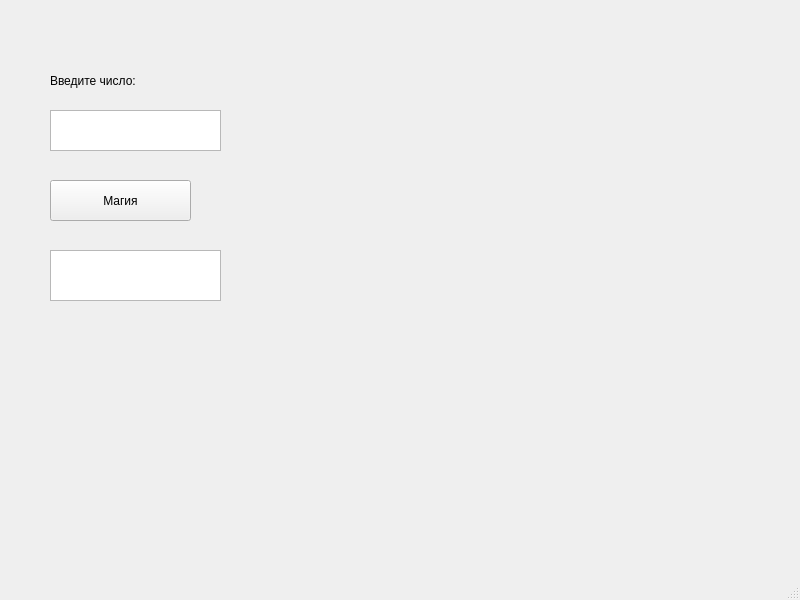
<?xml version="1.0" encoding="UTF-8"?>
<ui version="4.0">
 <class>MainWindow</class>
 <widget class="QMainWindow" name="MainWindow">
  <property name="geometry">
   <rect>
    <x>0</x>
    <y>0</y>
    <width>800</width>
    <height>600</height>
   </rect>
  </property>
  <property name="windowTitle">
   <string>MainWindow</string>
  </property>
  <widget class="QWidget" name="centralwidget">
   <widget class="QLabel" name="label">
    <property name="geometry">
     <rect>
      <x>50</x>
      <y>60</y>
      <width>171</width>
      <height>41</height>
     </rect>
    </property>
    <property name="text">
     <string>Введите число:</string>
    </property>
   </widget>
   <widget class="QTextEdit" name="textEdit">
    <property name="geometry">
     <rect>
      <x>50</x>
      <y>110</y>
      <width>171</width>
      <height>41</height>
     </rect>
    </property>
   </widget>
   <widget class="QPushButton" name="pushButton">
    <property name="geometry">
     <rect>
      <x>50</x>
      <y>180</y>
      <width>141</width>
      <height>41</height>
     </rect>
    </property>
    <property name="text">
     <string>Магия</string>
    </property>
   </widget>
   <widget class="QTextEdit" name="textEdit_2">
    <property name="geometry">
     <rect>
      <x>50</x>
      <y>250</y>
      <width>171</width>
      <height>51</height>
     </rect>
    </property>
   </widget>
  </widget>
  <widget class="QMenuBar" name="menubar">
   <property name="geometry">
    <rect>
     <x>0</x>
     <y>0</y>
     <width>800</width>
     <height>27</height>
    </rect>
   </property>
  </widget>
  <widget class="QStatusBar" name="statusbar"/>
 </widget>
 <resources/>
 <connections/>
</ui>
